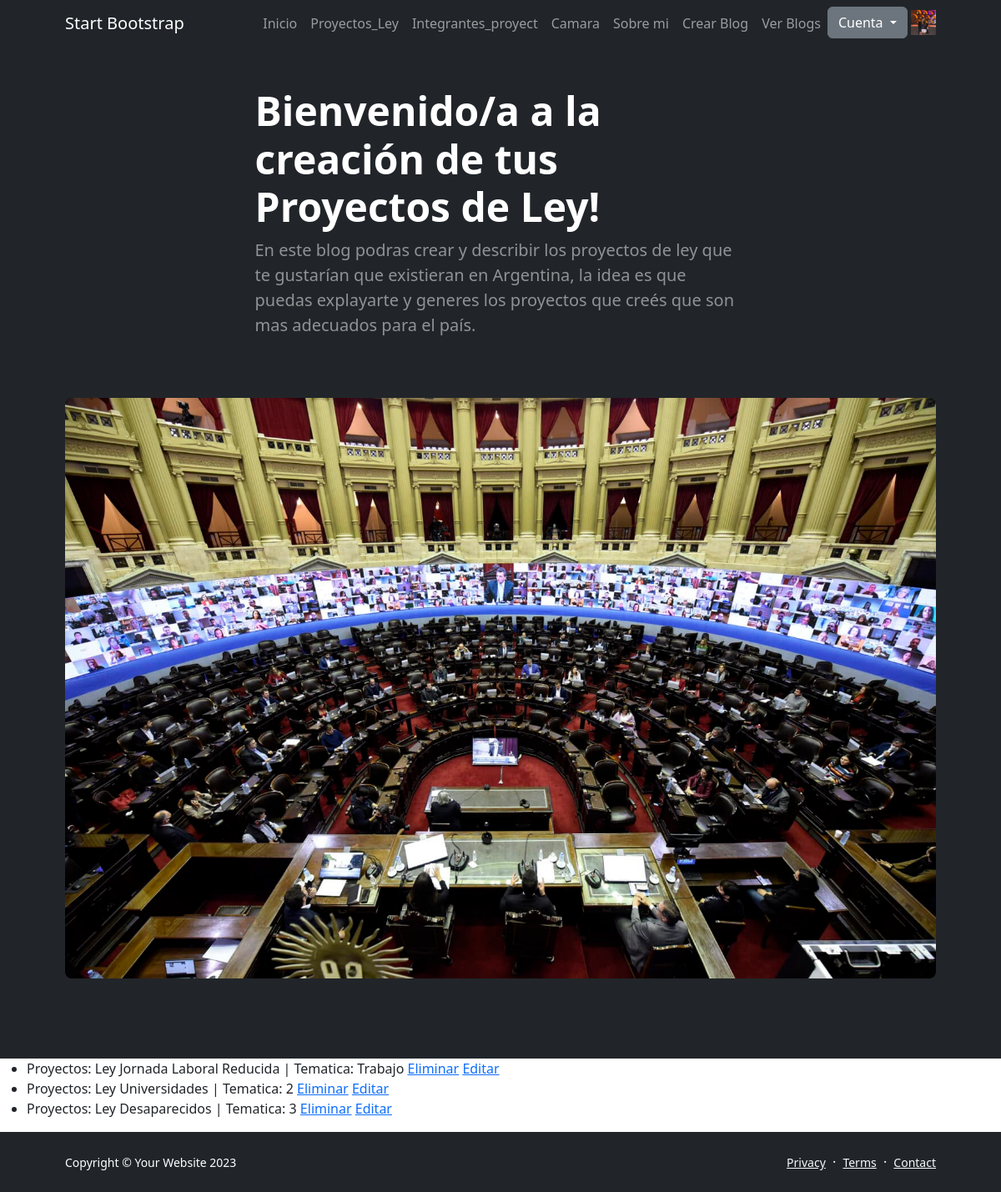
/leerProyectos (signed in), run on an earlier commit of the app's database.
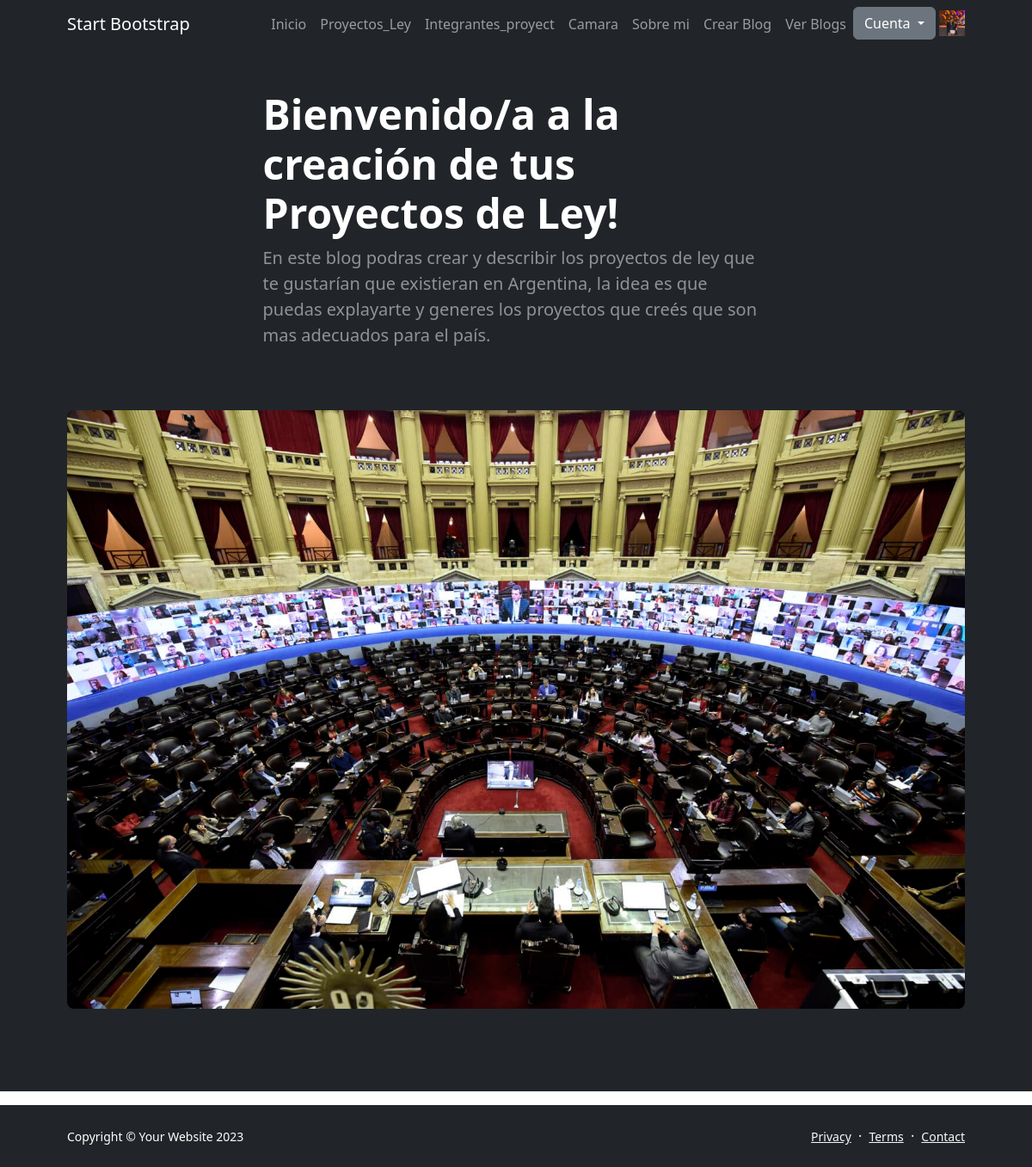
And on a later commit of the database.
### appcoder/models.py (models this page shows, shortened)
class Proyectos_Ley(models.Model):
    nombre= models.CharField(max_length=40)
    tematica=models.CharField(max_length=20)

### appcoder/views.py (the view)
# urls.py: path('leerProyectos', views.leerProyectos, name='LeerProyectos'),
def leerProyectos(request):
    proyectos = Proyectos_Ley.objects.all() #trae todos los proyectos
    return render(request, "AppCoder/leerProyectos.html", {'proyectos': proyectos})

### appcoder/templates/AppCoder/leerProyectos.html (shortened to what this page needs)
{% extends 'AppCoder/base.html' %}
{% load static %}
{% block main %}
<ul>
{% for proyecto in proyectos %}
    <li>Proyectos: {{ proyecto.nombre }} | Tematica: {{ proyecto.tematica }}
         <a href="{% url 'DeleteProyecto' proyecto.id %}">Eliminar</a>
         <a href="{% url 'EditProyecto' proyecto.id %}">Editar</a>
        </li>
{% endfor %}
</ul>
{% endblock main %}

What changed in the data, as far as the page shows it:
removed Proyectos_Ley: nombre "Ley Jornada Laboral Reducida", tematica "Trabajo"
removed Proyectos_Ley: nombre "Ley Universidades", tematica "2"
removed Proyectos_Ley: nombre "Ley Desaparecidos", tematica "3"
